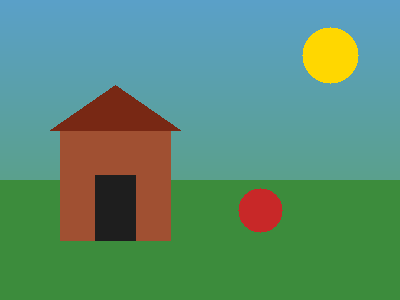
#> input picture 07-computer-vision/assets/test_image.png, 400 x 300 px
$ jupyter execute 15-feature-detection-and-matching.ipynb
#> lines starting #> are read from the running program, lines starting #| are printed output that depends on the picture
# Feature Detection and Matching

Features are distinctive local patterns - corners, blobs, textured patches - described by numbers (descriptors) so they can be recognised in another image. Matching features between two images powers stitching, object finding and camera tracking. This notebook covers Harris/Shi-Tomasi recap, SIFT, ORB, brute-force matching and homography.

## Setup

We import OpenCV (`cv2`), NumPy and Matplotlib. In these notebooks images are displayed with Matplotlib so the code runs everywhere, including servers without a screen. The classic OpenCV window functions are explained where they belong, with example code you can run on your own machine.

[cell 1]
import cv2
import numpy as np
import matplotlib.pyplot as plt

print("OpenCV version:", cv2.__version__)

def show(image, title="", cmap=None):
    """Display a BGR (or single-channel) image with matplotlib - works in any environment."""
    if len(image.shape) == 2:
        plt.imshow(image, cmap=cmap or "gray")
    else:
        plt.imshow(cv2.cvtColor(image, cv2.COLOR_BGR2RGB))
    plt.title(title)
    plt.axis("off")
    plt.show()

## Keypoints and descriptors - the two halves

A detector finds keypoints (location, size, orientation). A descriptor encodes the patch around each keypoint as a vector. Detectors and descriptors often come as a pair (SIFT with SIFT, ORB with ORB). The workflow is always: detect -> compute -> match -> filter -> use.

[cell 2]
img = cv2.imread("../assets/test_image.png")
#> img is the input picture: shape (300, 400, 3); mean B, G, R 113.2, 140.7, 89.8
gray = cv2.cvtColor(img, cv2.COLOR_BGR2GRAY)
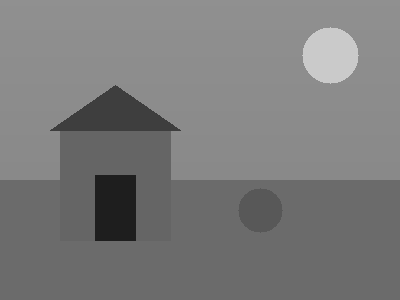
#> gray: shape (300, 400); min 30, max 202, mean 122.4
orb = cv2.ORB_create(nfeatures=300)
keypoints, descriptors = orb.detectAndCompute(gray, None)
#> keypoints = 55 keypoints; strongest (x, y, size): (95, 238, 44.6), (134, 239, 37.2), (133, 238, 53.6), (134, 175, 37.2)
print("ORB keypoints:", len(keypoints), "| descriptor shape:", None if descriptors is None else descriptors.shape)
#| ORB keypoints: 55 | descriptor shape: (55, 32)
out = cv2.drawKeypoints(img, keypoints, None, (0, 255, 0), cv2.DRAW_MATCHES_FLAGS_DRAW_RICH_KEYPOINTS)
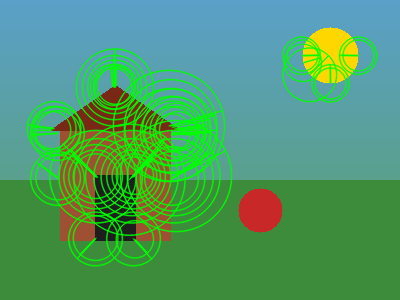
#> out: shape (300, 400, 3); mean B, G, R 103.9, 154.6, 78.3
show(out, "ORB keypoints (size = scale, line = orientation)")

## SIFT - accurate and scale-invariant

SIFT keypoints survive scaling, rotation and moderate viewpoint change, which made SIFT the classic choice for stitching and recognition. It is slower than ORB and produces 128-float descriptors matched with L2 distance.

[cell 3]
sift = cv2.SIFT_create()
kp_sift, des_sift = sift.detectAndCompute(gray, None)
#> kp_sift = 21 keypoints; strongest (x, y, size): (115, 208, 38.6), (331, 55, 35.7), (116, 111, 34.7), (176, 129, 3)
print("SIFT keypoints:", len(kp_sift), "| descriptor shape:", None if des_sift is None else des_sift.shape)
#| SIFT keypoints: 21 | descriptor shape: (21, 128)
out2 = cv2.drawKeypoints(img, kp_sift[:60], None, (255, 0, 0), cv2.DRAW_MATCHES_FLAGS_DRAW_RICH_KEYPOINTS)
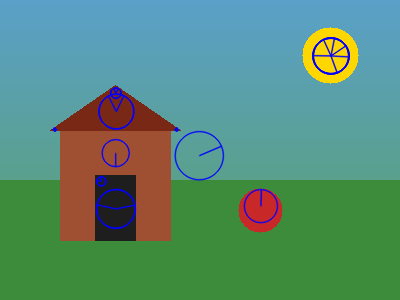
#> out2: shape (300, 400, 3); mean B, G, R 115.9, 139.4, 88
show(out2, "SIFT keypoints (first 60)")

## Brute-force matching

`cv2.BFMatcher` compares every descriptor of one image with every descriptor of the other. ORB (binary descriptors) needs NORM_HAMMING; SIFT (float descriptors) needs NORM_L2. Here we match an image against a rotated copy of itself - good matches prove the features are rotation-robust.

[cell 4]
rotated = cv2.warpAffine(img, cv2.getRotationMatrix2D((200, 150), 25, 1.0), (400, 300))
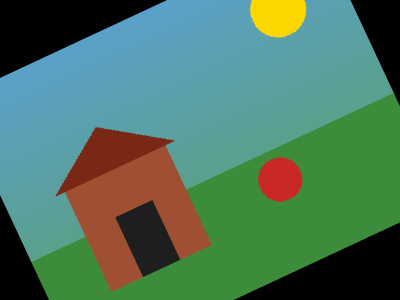
#> rotated: shape (300, 400, 3); mean B, G, R 95.4, 117.6, 77.5
gray_r = cv2.cvtColor(rotated, cv2.COLOR_BGR2GRAY)
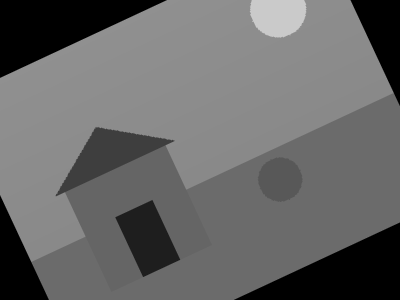
#> gray_r: shape (300, 400); min 0, max 202, mean 103.1
kp2, des2 = orb.detectAndCompute(gray_r, None)
#> kp2 = 46 keypoints; strongest (x, y, size): (178, 258, 37.2), (151, 202, 37.2), (117, 217, 44.6), (116, 217, 37.2)
bf = cv2.BFMatcher(cv2.NORM_HAMMING, crossCheck=True)
matches = sorted(bf.match(descriptors, des2), key=lambda m: m.distance)
#> matches = 29 matches
print("Cross-checked matches:", len(matches), "| best distance:", matches[0].distance if matches else None)
#| Cross-checked matches: 29 | best distance: 2.0
preview = cv2.drawMatches(img, keypoints, rotated, kp2, matches[:25], None, flags=2)
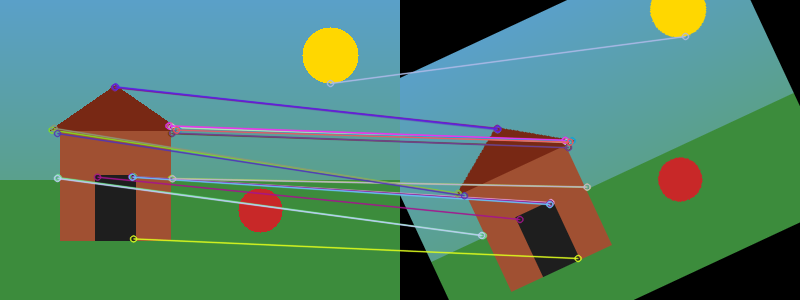
#> preview: shape (300, 800, 3); mean B, G, R 106.6, 129.1, 86
show(preview, "Top 25 ORB matches (original vs rotated)")

## Filtering matches: ratio test and distance cut

Raw matches contain many wrong pairs. Two standard filters: keep matches with distance below a threshold, and Lowe's ratio test with knnMatch (keep a match only if the best candidate is much better than the second best). The ratio test needs crossCheck=False.

[cell 5]
bf2 = cv2.BFMatcher(cv2.NORM_HAMMING)
pairs = bf2.knnMatch(descriptors, des2, k=2)
#> pairs = 55 matches
good = []
for pair in pairs:
    if len(pair) == 2:
        m, n = pair
        if m.distance < 0.75 * n.distance:
            good.append(m)
#> this loop made 55 passes
#> after the loop, good = 34 matches
print("Matches before ratio test:", len(pairs), "| after Lowe ratio test (0.75):", len(good))
#| Matches before ratio test: 55 | after Lowe ratio test (0.75): 34

## Finding the object with a homography

With at least 4 good matches, `cv2.findHomography` (with RANSAC to reject outliers) computes the perspective transform between the two views. Warping the template's corners by that matrix locates the object in the scene - the core of marker and document finding.

[cell 6]
if len(good) >= 4:
    src_pts = np.float32([keypoints[m.queryIdx].pt for m in good]).reshape(-1, 1, 2)
#> src_pts = 34 rows, first 8: [302, 55], [358, 55], [330, 83], [301.2, 55.2], [357.6, 55.2], [302.4, 62.4], [330, 82.8], [177.6, 129.6]
    dst_pts = np.float32([kp2[m.trainIdx].pt for m in good]).reshape(-1, 1, 2)
#> dst_pts = 34 rows, first 8: [285, 36], [285, 36], [285, 36], [285, 36], [285, 36], [285, 36], [285, 36], [171.6, 140.4]
    H, mask_inliers = cv2.findHomography(src_pts, dst_pts, cv2.RANSAC, 5.0)
#> H = [[0.973, 0.449, -49.68], [-0.417, 0.974, 96.02], [0.000219, 0.000124, 1]]; mask_inliers = 34 values, max 1 at index 2, min 0 at index 0, mean 0.853
    print("Homography found:", H is not None, "| inliers:", int(mask_inliers.sum()), "of", len(good))
#| Homography found: True | inliers: 29 of 34
else:
    print("Not enough good matches for a homography")

## ORB vs SIFT - choosing in practice

ORB: binary descriptors, very fast, free for all uses, good enough for tracking and real-time matching. SIFT: float descriptors, slower, usually more accurate under large scale/viewpoint change. Both fail on textureless surfaces (blank walls) because there is nothing distinctive to detect - features need texture.

[cell 7]
print("ORB keypoints:", len(keypoints), "| SIFT keypoints:", len(kp_sift))
#| ORB keypoints: 55 | SIFT keypoints: 21
blank = np.full((200, 200), 255, np.uint8)
kp_blank, _ = orb.detectAndCompute(blank, None)
print("Keypoints on a blank white image:", len(kp_blank), "(no texture -> no features)")
